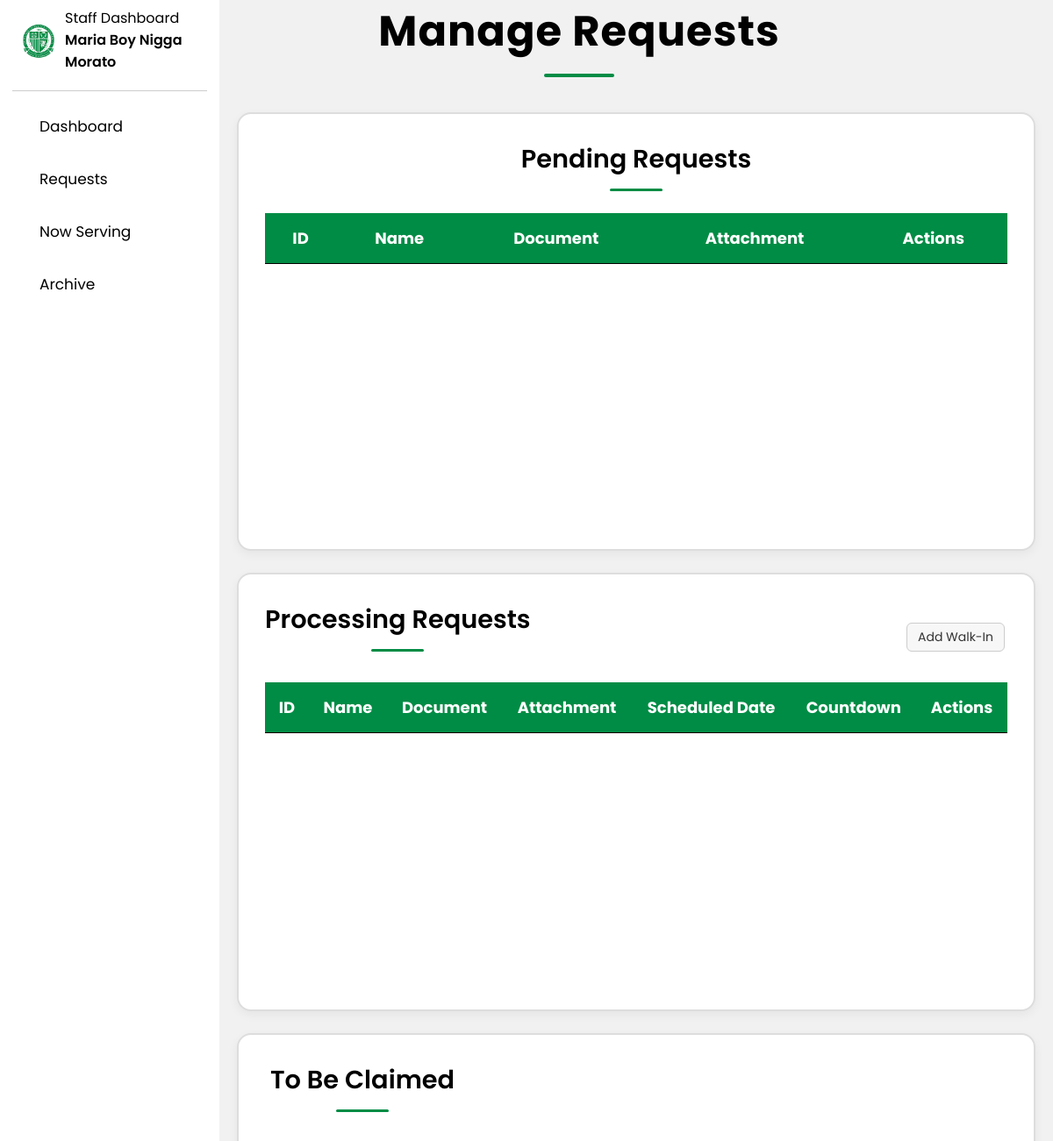
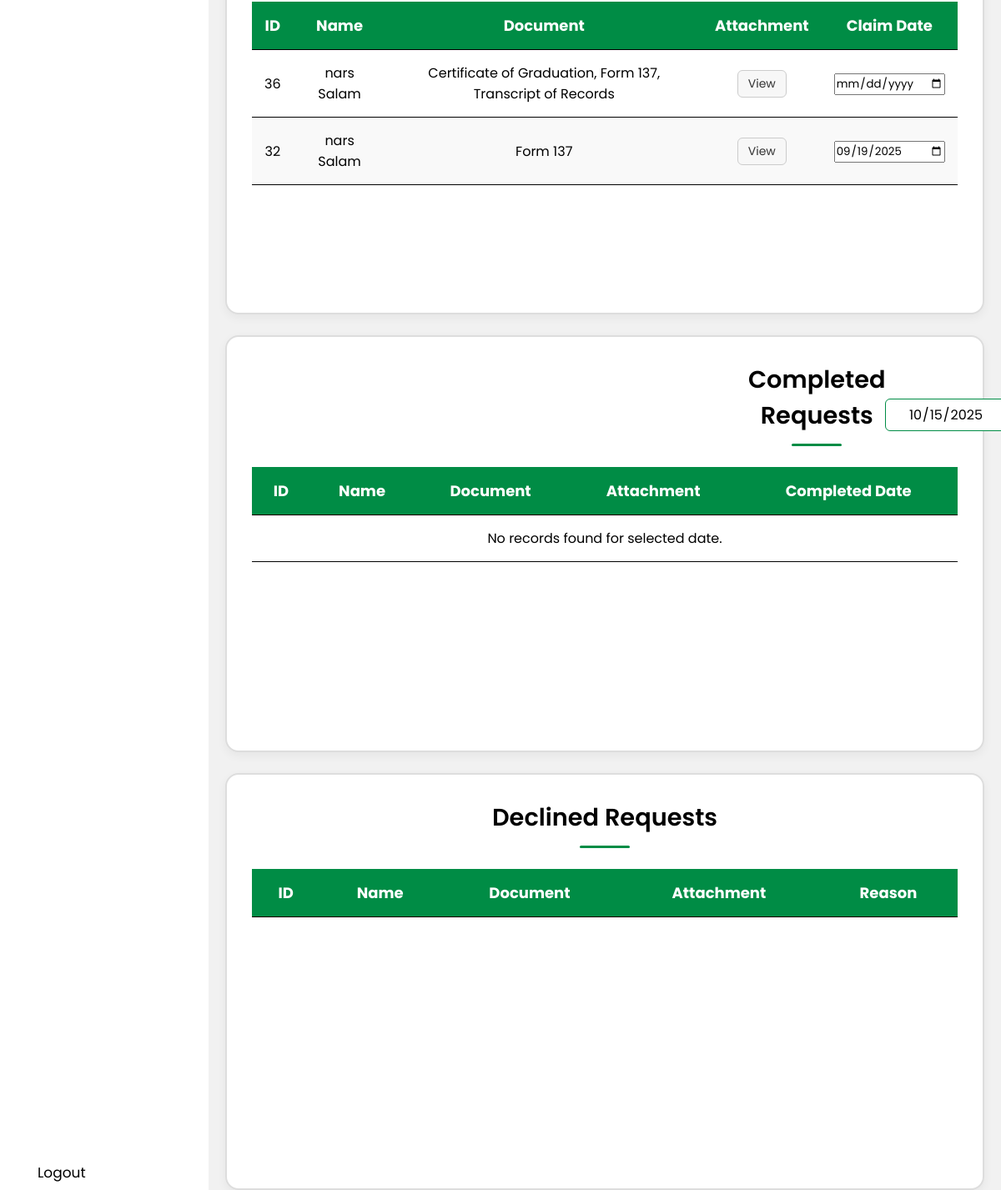
The page /staff_requests.php (signed in) on the database its author committed (2 pictures, top to bottom).
### tables this page shows
CREATE TABLE `users` (
  `id` int(11) NOT NULL,
  `first_name` varchar(50) NOT NULL,
  `last_name` varchar(50) NOT NULL,
  `email` varchar(100) NOT NULL,
  `password` varchar(255) NOT NULL,
  `role` enum('admin','staff','user') NOT NULL,
  `department_id` int(11) DEFAULT NULL,
  `counter_no` int(11) DEFAULT NULL COMMENT 'Counter/Teller number for staff'
);

CREATE TABLE `requests` (
  `id` int(11) NOT NULL,
  `first_name` varchar(100) DEFAULT NULL,
  `last_name` varchar(100) DEFAULT NULL,
  `student_number` varchar(50) DEFAULT NULL,
  `section` varchar(100) DEFAULT NULL,
  `department_id` int(11) DEFAULT NULL,
  `department` varchar(100) DEFAULT NULL,
  `last_school_year` varchar(20) DEFAULT NULL,
  `last_semester` varchar(20) DEFAULT NULL,
  `documents` text DEFAULT NULL,
  `notes` text DEFAULT NULL,
  `attachment` varchar(255) DEFAULT NULL,
  `created_at` timestamp NOT NULL DEFAULT current_timestamp(),
  `status` enum('Pending','Processing','To Be Claimed','Serving','Completed','Declined','In Queue Now') NOT NULL DEFAULT 'Pending',
  `processing_time` datetime DEFAULT NULL,
  `decline_reason` text DEFAULT NULL,
  `claim_date` date DEFAULT NULL,
  `approved_date` datetime DEFAULT NULL,
  `completed_date` datetime DEFAULT NULL,
  `scheduled_date` datetime DEFAULT NULL,
  `processing_deadline` datetime DEFAULT NULL,
  `processing_start` datetime DEFAULT NULL,
  `processing_end` datetime DEFAULT NULL,
  `updated_at` datetime DEFAULT NULL,
  `queueing_num` int(11) DEFAULT NULL,
  `serving_position` int(11) DEFAULT NULL,
  `walk_in` tinyint(1) NOT NULL DEFAULT 0 COMMENT '1 = Walk-In, 0 = Online/Regular Request'
);

### staff_requests.php (the view, shortened to what this page needs)
<?php
include('db.php');
$user_id = $_SESSION['user_id'];
$stmt = $pdo->prepare("SELECT first_name, last_name, role FROM users WHERE id = ?");
$stmt->execute([$user_id]);
$user = $stmt->fetch(PDO::FETCH_ASSOC);
$full_name = htmlspecialchars($user['first_name'] . " " . $user['last_name']);
$stmt = $pdo->prepare("SELECT department_id FROM staff_departments WHERE staff_id = ?");
$stmt->execute([$user_id]);
$staff_departments = $stmt->fetchAll(PDO::FETCH_COLUMN);
$statuses = ['Pending', 'Processing', 'To Be Claimed', 'Completed', 'Declined'];
$requests = [];
foreach ($statuses as $status) {
    $sql = "SELECT r.*, d.processing_days
            FROM requests r
            LEFT JOIN documents d ON r.documents = d.name
            WHERE status = :status";
    $params = [':status' => $status];
    if (!empty($staff_departments)) {
        $inPlaceholders = [];
        foreach ($staff_departments as $i => $dept) {
            $key = ":dept$i";
            $inPlaceholders[] = $key;
            $params[$key] = $dept;
        }
        $sql .= " AND department IN (" . implode(',', $inPlaceholders) . ")";
    }
    $sql .= " ORDER BY created_at DESC";
    $stmt = $pdo->prepare($sql);
    $stmt->execute($params);
    $requests[$status] = $stmt->fetchAll(PDO::FETCH_ASSOC);
}
?>
<!DOCTYPE html>
<html lang="en">
<head>
<link rel="stylesheet" href="staff_requests.css">
</head>
<body>
<nav class="sidebar">
    <header>
        <div class="image-text">
            <span class="image"><img src="assets/fatimalogo.jpg" alt="logo"></span>
            <div class="text header-text">
                <span class="profession">Staff Dashboard</span>
                <span class="name"><?php echo htmlspecialchars($full_name); ?></span>
            </div>
        </div>
        <hr>
    </header>
    <div class="menu-bar">
        <div class="menu">
            <ul class="menu-links">
                <li class="nav-link"><button class="tablinks"><a href="staff_dashboard.php" class="tablinks">Dashboard</a></button></li>
                <li class="nav-link"><button class="tablinks"><a href="staff_requests.php" class="tablinks">Requests</a></button></li>
                <li class="nav-link"><button class="tablinks"><a href="now_serving.php" class="tablinks">Now Serving</a></button></li>
                <li class="nav-link"><button class="tablinks"><a href="archive.php" class="tablinks">Archive</a></button></li>
            </ul>
        </div>
        <div class="bottom-content">
            <li class="nav-link"><button class="tablinks"><a href="logout_user.php" class="tablinks">Logout</a></button></li>
        </div>
    </div>
</nav>
<div class="home">
    <div class="top-header"><h1>Manage Requests</h1></div>
    <div class="tables-container">
        <div class="todays-requests-box" id="pending-box">
            <h3>Pending Requests</h3>
            <div class="table-scroll">
                <table class="approve-table">
                    <thead>
                        <tr>
                            <th>ID</th>
                            <th>Name</th>
                            <th>Document</th>
                            <th>Attachment</th>
                            <th>Actions</th>
                        </tr>
                    </thead>
                </table>
            </div>
        </div>
<div class="todays-requests-box" id="processing-box">
    <div style="display:flex; justify-content:space-between; align-items:center; margin-bottom:10px;">
        <h3>Processing Requests</h3>
        <button type="button" class="action-btn walkin-btn" id="walkin-all-btn">Add Walk-In</button>
    </div>
    <div class="table-scroll">
        <table class="approve-table">
            <thead>
                <tr>
                    <th>ID</th>
                    <th>Name</th>
                    <th>Document</th>
                    <th>Attachment</th>
                    <th class="scheduled-date">Scheduled Date</th>
                    <th class="countdown">Countdown</th>
                    <th>Actions</th>
                </tr>
            </thead>
        </table>
    </div>
</div>
<div class="archives-box" style="display:flex; flex-direction:column;">
    <div style="display:flex; justify-content:space-between; align-items:center; margin-bottom:10px;">
        <h3 id="to-be-claimed-title">To Be Claimed</h3>
    </div>
    <div class="table-scroll">
        <table class="approve-table" id="claimed-table">
            <thead>
                <tr>
                    <th>ID</th>
                    <th>Name</th>
                    <th>Document</th>
                    <th>Attachment</th>
                    <th>Claim Date</th>
                </tr>
            </thead>
            <tbody>
            <?php foreach ($requests['To Be Claimed'] as $req): ?>
                <tr data-request-id="<?= $req['id'] ?>">
                    <td><?= $req['id'] ?></td>
                    <td><?= htmlspecialchars($req['first_name'] . " " . $req['last_name']) ?></td>
                    <td><?= htmlspecialchars($req['documents']) ?></td>
                    <td>
                        <?php if ($req['attachment']): ?>
                            <button class="action-btn view-btn" data-attachment="<?= htmlspecialchars($req['attachment']) ?>">View</button>
                        <?php else: ?>
                            No attachment
                        <?php endif; ?>
                    </td>
                    <td>
                        <input type="date" class="claim-date"
                               data-request="<?= $req['id'] ?>"
                               value="<?= $req['claim_date'] && $req['claim_date'] !== '0000-00-00'
                                            ? htmlspecialchars($req['claim_date'])
                                            : '' ?>">
                    </td>
                </tr>
            <?php endforeach; ?>
            </tbody>
        </table>
    </div>
</div>
        <div class="archives-box" style="display:flex; flex-direction:column;">
            <div style="display:flex; justify-content:space-between; align-items:center;">
                <h3 style="margin-left:595px;">Completed Requests</h3>
                <input type="date" id="completed-date-picker" style="padding:5px; width:200px;">
            </div>
            <div class="table-scroll">
                <table class="approve-table" id="completed-table">
                    <thead>
                        <tr>
                            <th>ID</th>
                            <th>Name</th>
                            <th>Document</th>
                            <th>Attachment</th>
                            <th>Completed Date</th>
                        </tr>
                    </thead>
                    <tbody>
                    </tbody>
                </table>
            </div>
        </div>
        <div class="archives-box">
            <h3>Declined Requests</h3>
            <div class="table-scroll">
                <table class="approve-table">
                    <thead>
                        <tr>
                            <th>ID</th>
                            <th>Name</th>
                            <th>Document</th>
                            <th>Attachment</th>
                            <th>Reason</th>
                        </tr>
                    </thead>
                </table>
            </div>
        </div>
    </div>
</div>
</body>
</html>

### rows shown on the page
users: full_name "Maria Boy Nigga Morato"
requests: id "36", first_name+last_name "nars Salam", documents "Certificate of Graduation, Form 137, Transcript of Records"
requests: id "32", first_name+last_name "nars Salam", documents "Form 137", claim_date "09/19/2025"
